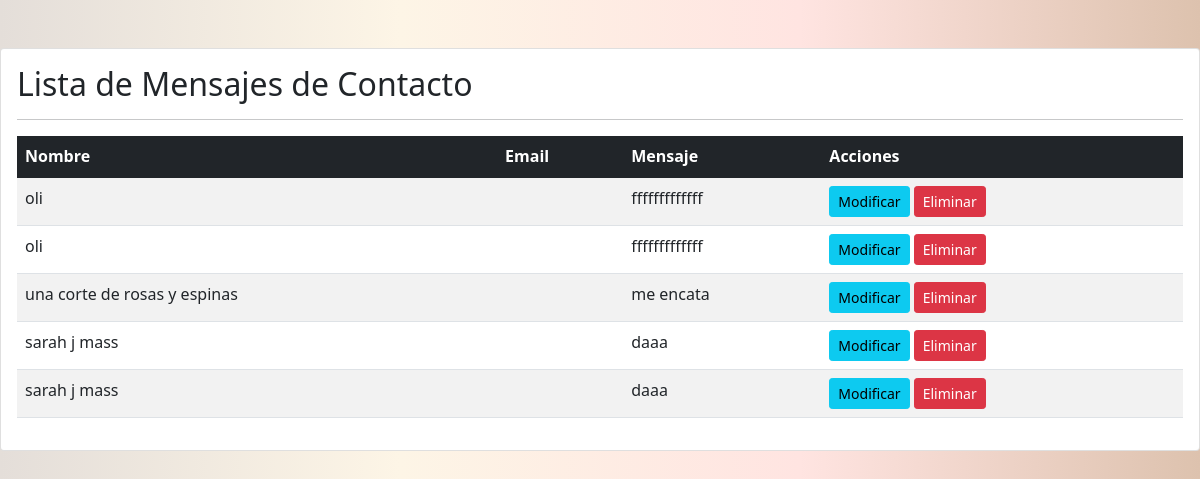
/contactoList/ (signed in), run on the app's committed database.
### tienda/models.py (models this page shows, shortened)
class Contacto(models.Model):
    nombre = models.CharField(max_length=30)
    correo = models.EmailField()
    tipoConsulta = models.IntegerField(choices=tipoConsulta)
    mensaje = models.TextField()

### tienda/views.py (the view)
# urls.py: path('contactoList/', contactoList, name='contactoList'),
@permission_required('tienda.view_contacto')
def contactoList(request):
    contactos = Contacto.objects.all()
    page = request.GET.get('page', 1)
    paginator = Paginator(contactos, 5)
    try:
        contactos = paginator.page(page)
    except:
        raise Http404
    context = {
        'contactos': contactos,
    }
    return render(request, 'tienda/Libros/contactoList.html', context)

### tienda/context_processor.py (called while the page is built)
def total_carrito(request):
    total = 0
    if request.user.is_authenticated:
        if "carrito" in request.session.keys():
            for key, value in request.session["carrito"].items():
                total += int(value["acumulado"])
    return {"total_carrito": total}

### tienda/templates/tienda/Libros/contactoList.html (shortened to what this page needs)
{% load static %}
<!DOCTYPE html>
<html lang="en">
<head>
    <link href="https://cdn.jsdelivr.net/npm/bootstrap@5.1.3/dist/css/bootstrap.min.css" rel="stylesheet"
>
    <link rel="stylesheet" href="{% static 'css/crud.css' %}">
</head>
<body>
    <br>
    <br>
    <div class="card">
        <div class="card-body">
            <h2>Lista de Mensajes de Contacto</h2>
            <hr>
            <table class="table table-striped table-hover table-responsive-sm">
                <thead class="table-dark">
                    <tr>
                        <th scope="col">Nombre</th>
                        <th scope="col">Email</th>
                        <th scope="col">Mensaje</th>
                        <th scope="col">Acciones</th>
                    </tr>
                </thead>
                <tbody>
                    {% for contacto in contactos %}
                        <tr>
                            <td>{{ contacto.nombre }}</td>
                            <td>{{ contacto.email }}</td>
                            <td>{{ contacto.mensaje }}</td>
                            <td>
                                {% if perms.tienda.change_contacto %}
                                    <a href="{% url 'modificarContacto' contacto.id %}" class="btn btn-info btn-sm">Modificar</a>
                                {% endif %}
                                {% if perms.tienda.delete_contacto %}
                                    <a href="#" onclick="eliminarContacto({ contacto,id })" class="btn btn-danger btn-sm">Eliminar</a>
                                {% endif %}
                            </td>
                        </tr>
                    {% endfor %}
                </tbody>
            </table>
        </div>
    </div>

### tienda/static/css/crud.css (style rules this page uses)
body { background: -webkit-linear-gradient(left,#e4ded9,#FDF5E6, #FFE4E1, #ddc2ae);; background-attachment: fixed; display: block; }

### data on the page
Contacto: nombre "oli", mensaje "fffffffffffff"
Contacto: nombre "oli", mensaje "fffffffffffff"
Contacto: nombre "una corte de rosas y espinas", mensaje "me encata"
Contacto: nombre "sarah j mass", mensaje "daaa"
Contacto: nombre "sarah j mass", mensaje "daaa"
